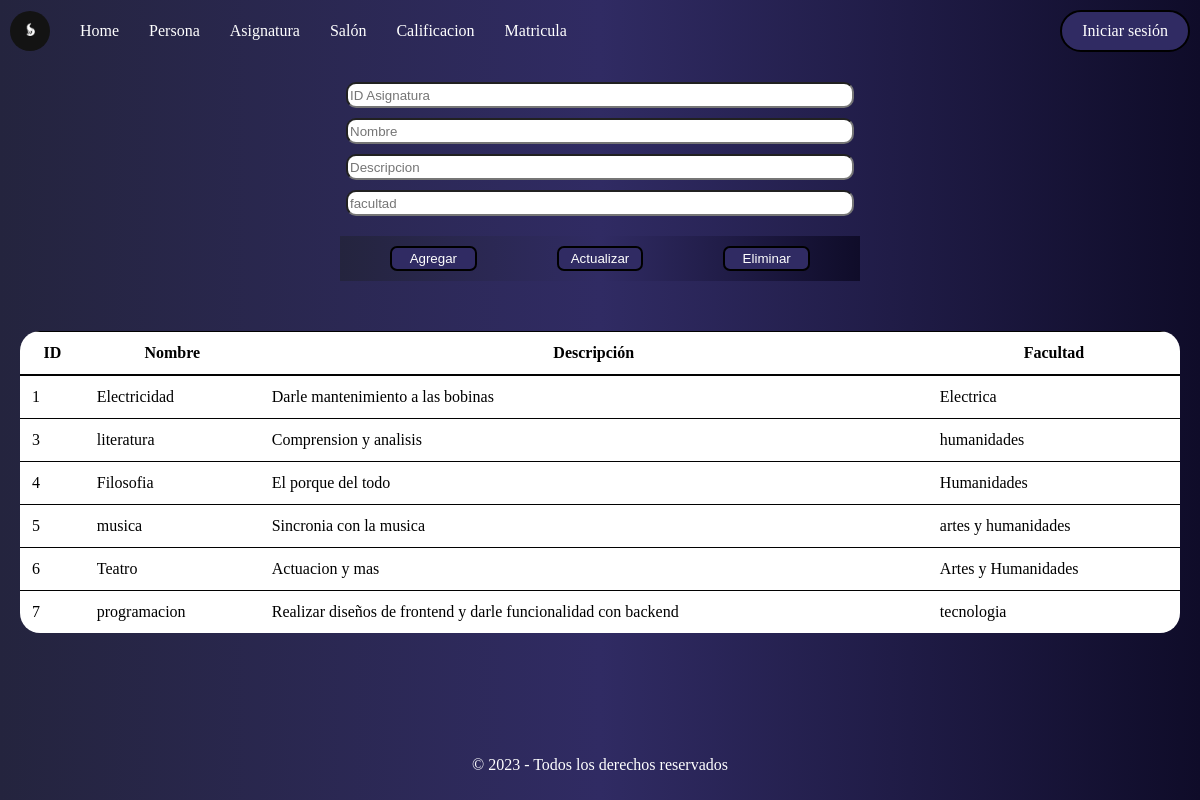
The page /Views/Asignatura.php on the database as committed earlier.
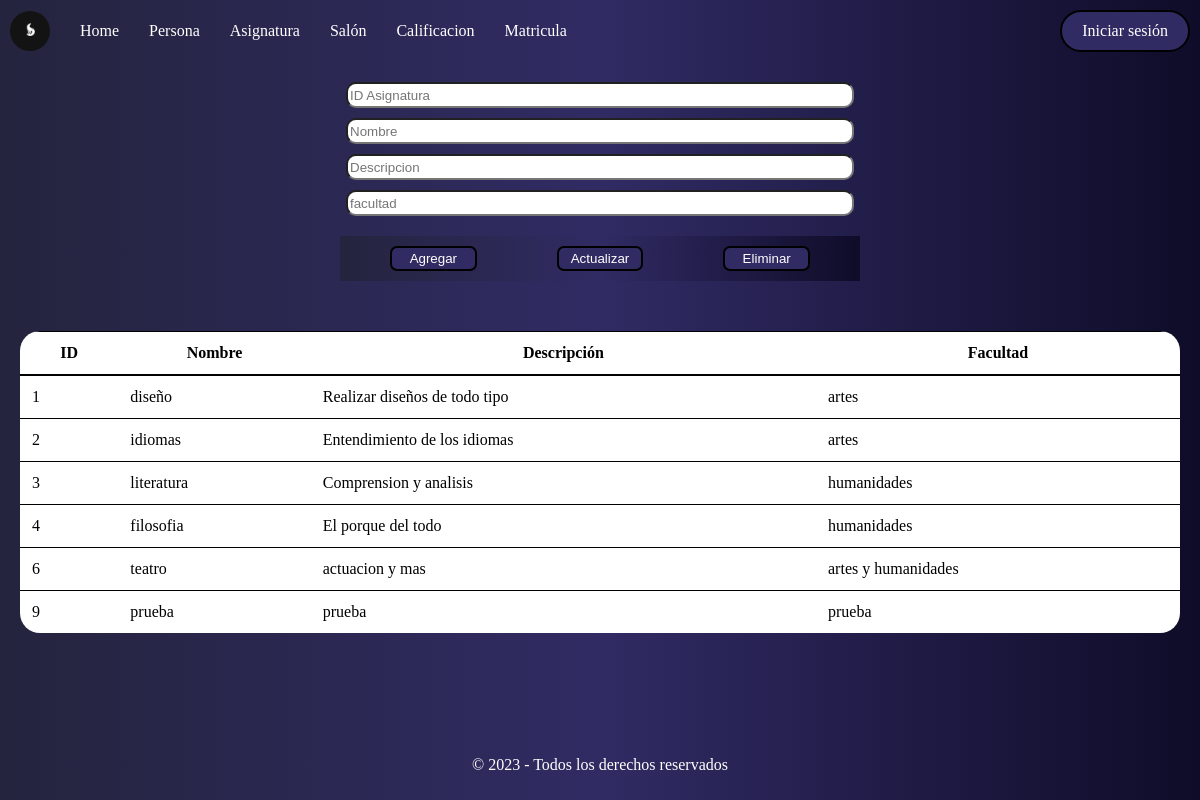
The same page on the database as committed later.
### tables this page shows
CREATE TABLE `asignatura` (
  `asig_id` int(11) NOT NULL,
  `asig_nombre` varchar(40) DEFAULT NULL,
  `asig_descripcion` varchar(200) DEFAULT NULL,
  `asig_facultad` varchar(50) DEFAULT NULL
);

### Views/Asignatura.php (the view, shortened to what this page needs)
<!DOCTYPE html>
<html lang="es-ES">
<head>
    <link rel="stylesheet" type="text/css" href="../css/DemasEstilos.css">
</head>
<body>
<nav>
        <div class="profile-pic">
            <img src="../images/Logo.jpg" alt="Foto de perfil">
        </div>
        <ul>
          <li><a href="../index.php">Home</a></li>
          <li><a href="Persona.php">Persona</a></li>
          <li><a href="Asignatura.php">Asignatura</a></li>
          <li><a href="Salon.php">Salón</a></li>
          <li><a href="Calificacion.php">Calificacion</a></li>
          <li><a href="Matricula.php">Matricula</a></li>
        </ul>
        <div class="login-btn">
            <a class="btn-login" href="/Views/login.php">Iniciar sesión</a>
        </div>
    </nav>
    <div class="formulario">
      <form action="../Controller/AsignaturaController.php" method="POST">
        <input type="text" name="idasignatura" placeholder="ID Asignatura">
        <input type="text" name="nombre" placeholder="Nombre"  require>
        <input type="text" name="descripcion" placeholder="Descripcion"require>
        <input type="text" name="facultad" placeholder="facultad" require>
        <div class="boton">
          <button class="agregar" name="agregar">Agregar</button>
          <button class="actualizar" name="actualizar">Actualizar</button>
          <button class="eliminar" name="eliminar">Eliminar</button>
        </div>
      </form>
    </div>
    <div class="content">
        <div class="table-container">
            <table class="table">
              <thead>
                <tr>
                  <th>ID</th>
                  <th>Nombre</th>
                  <th>Descripción</th>
                  <th>Facultad</th>
                </tr>
              </thead>
              <tbody>
                <?php
                  include_once("../core/config.php");
                    $sql = "SELECT * FROM asignatura";
                    $result = $conn->query($sql);
                    if ($result->num_rows > 0) {
                        while ($row = $result->fetch_assoc()) {
                            echo "<tr>";
                            echo "<td>" . $row["asig_id"] . "</td>";
                            echo "<td>" . $row["asig_nombre"] . "</td>";
                            echo "<td>" . $row["asig_descripcion"] . "</td>";
                            echo "<td>" . $row["asig_facultad"] . "</td>";
                            echo "</tr>";
                        }
                    } else {
                        echo "<tr><td colspan='5'>No hay registros</td></tr>";
                    }
                ?>
              </tbody>
            </table>
          </div>
    </div>
    <footer class="footer">
      <p>&copy; 2023 - Todos los derechos reservados</p>
  </footer>
</body>
</html>

### css/DemasEstilos.css (style rules this page uses)
body { font-size: 16px; margin: 0; padding: 0; min-height: 100vh; display: flex; flex-direction: column; background: #0f0c29; background: -webkit-linear-gradient(to right, #24243e, #302b63, #0f0c29); background: linear-gradient(to right, #24243e, #302b63, #0f0c29); }
nav { padding: 10px; display: flex; align-items: center; background: #0f0c29; background: -webkit-linear-gradient(to right, #24243e, #302b63, #0f0c29); background: linear-gradient(to right, #24243e, #302b63, #0f0c29); color: #fff; }
.profile-pic { width: 40px; height: 40px; overflow: hidden; border-radius: 50%; margin-right: 10px; }
.profile-pic img { width: 100%; height: 100%; object-fit: cover; }
nav ul { list-style-type: none; margin: 0; padding: 0; display: flex; align-items: center; flex-wrap: wrap; }
nav ul li { margin-left: 10px; }
nav ul li a { color: #ffffff; text-decoration: none; padding: 10px; }
.login-btn { margin-left: auto; }
.btn-login { font-size: 16px; display: flex; color: #fff; border-radius: 100px; background-color: #302b63; padding: 10px 20px; text-decoration: none; border: 2px solid #000000; }
.table-container { background-color: #fff; border-radius: 20px; width: 100%; margin-bottom: 1rem; overflow-x: auto; }
.table { width: 100%; border-collapse: collapse; }
.table th, .table td { padding: 0.75rem; vertical-align: top; border-top: 1px solid #010101; }
.table thead th { vertical-align: bottom; border-bottom: 2px solid #020202; }
.content { flex: 1; padding: 20px; background-color: #3C4E6B; background: #0f0c29; background: -webkit-linear-gradient(to right, #24243e, #302b63, #0f0c29); background: linear-gradient(to right, #24243e, #302b63, #0f0c29); }
.formulario form { display: flex; flex-direction: column; align-items: center; padding: 20px; background: #0f0c29; background: -webkit-linear-gradient(to right, #24243e, #302b63, #0f0c29); background: linear-gradient(to right, #24243e, #302b63, #0f0c29); }
.formulario input, .formulario select { margin-bottom: 10px; border-radius: 10px; width: 500px; height: 20px; }
.boton { display: flex; justify-content: center; align-items: center; padding: 10px; margin-top: 10px; margin-bottom: 10px; width: 500px; background: #0f0c29; background: -webkit-linear-gradient(to right, #24243e, #302b63, #0f0c29); background: linear-gradient(to right, #24243e, #302b63, #0f0c29); }
.boton button { display: flex; justify-content: center; align-items: center; margin-left: 40px; margin-right: 40px; border-radius: 7px; height: 25px; width: 500px; background-color: #302b63; color: #fff; border: 2px solid #000000; }
footer { padding: 10px; text-align: center; color: #fff; background: #0f0c29; background: -webkit-linear-gradient(to right, #24243e, #302b63, #0f0c29); background: linear-gradient(to right, #24243e, #302b63, #0f0c29); }

Rows that differ between the two databases and show on the page:
removed asignatura: asig_id "5", asig_nombre "musica", asig_descripcion "Sincronia con la musica", asig_facultad "artes y humanidades"
removed asignatura: asig_id "7", asig_nombre "programacion", asig_descripcion "Realizar diseños de frontend y darle funcionalidad con backend", asig_facultad "tecnologia"
changed asignatura id 1: asig_nombre "Electricidad" → "diseño"; asig_descripcion "Darle mantenimiento a las bobinas" → "Realizar diseños de todo tipo"; asig_facultad "Electrica" → "artes"
added asignatura: asig_id "2", asig_nombre "idiomas", asig_descripcion "Entendimiento de los idiomas", asig_facultad "artes"
changed asignatura "El porque del todo": asig_nombre "Filosofia" → "filosofia"; asig_facultad "Humanidades" → "humanidades"
changed asignatura id 6: asig_nombre "Teatro" → "teatro"; asig_descripcion "Actuacion y mas" → "actuacion y mas"; asig_facultad "Artes y Humanidades" → "artes y humanidades"
added asignatura: asig_id "9", asig_nombre "prueba", asig_descripcion "prueba", asig_facultad "prueba"
